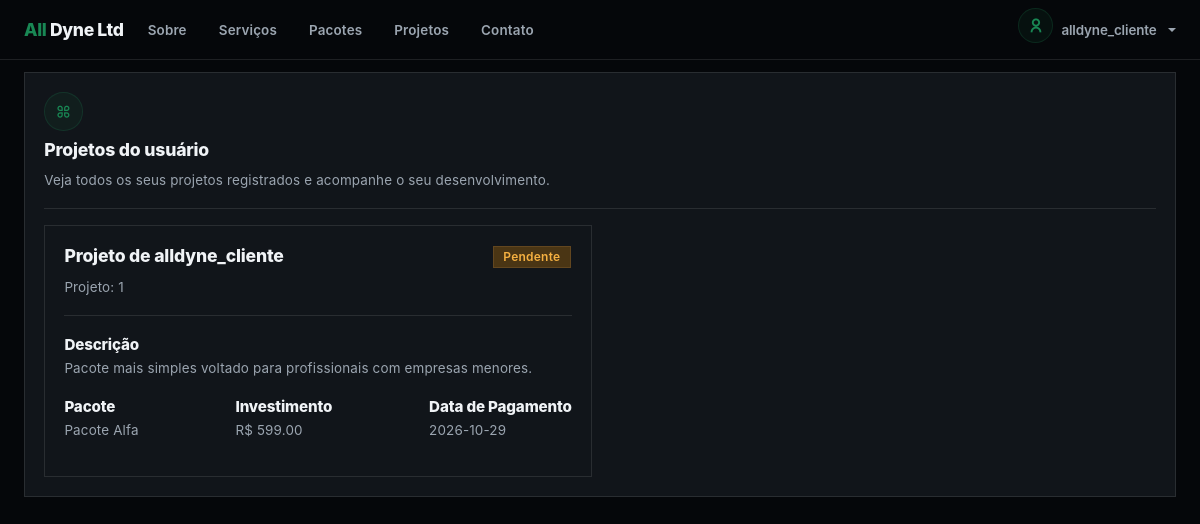
/account/projects.php (signed in), run on the app's committed database.
### tables this page shows
CREATE TABLE `projects` (
  `project_id` int(11) NOT NULL,
  `user_id` int(11) NOT NULL,
  `package_id` int(11) NOT NULL,
  `name` varchar(100) NOT NULL,
  `price` decimal(10,2) NOT NULL,
  `status` enum('Pendente','Desenvolvendo','Concluído','Cancelado') NOT NULL DEFAULT 'Pendente',
  `date_register` date NOT NULL DEFAULT current_timestamp()
);

CREATE TABLE `packages` (
  `id` int(11) NOT NULL,
  `name` varchar(100) NOT NULL,
  `price` decimal(10,2) NOT NULL,
  `description` varchar(255) NOT NULL
);

### app/config/config.php (called while the page is built, shortened)
<?php
function e(?string $value): string
{
    return htmlspecialchars($value ?? '', ENT_QUOTES, 'UTF-8');
}
?>

### account/projects.php (the view, shortened to what this page needs)
<?php
require_once __DIR__ . '/../app/config/config.php';
require_once BASE_PATH . '/app/middleware/auth.php';
$id = $_SESSION['id'] ?? '';
$stmt = mysqli_prepare($conn, "SELECT projects.project_id, projects.name AS project_name, projects.price, projects.status, projects.date_register, users.name AS user_name, packages.name AS package_name, packages.description AS package_description
FROM projects INNER JOIN users ON projects.user_id = users.id INNER JOIN packages ON projects.package_id = packages.id WHERE projects.user_id = ? ORDER BY projects.date_register DESC, projects.project_id DESC");
mysqli_stmt_bind_param($stmt, "i", $id);
mysqli_stmt_execute($stmt);
$result_projects = mysqli_stmt_get_result($stmt);
$projects = mysqli_fetch_all($result_projects, MYSQLI_ASSOC);
require_once BASE_PATH . '/components/layout/head.php';
require_once BASE_PATH . '/components/layout/header.php';
?>
<div class="custom-main-container section-spacer">
    <div class="row g-3">
        <div class="col-12">
            <div class="card no-hover">
                <div class="card-body">
                    <div class="icon-box"><i class="ri-apps-line"></i></div>
                    <h3 class="card-title">Projetos do Usuário</h3>
                    <p>Veja todos os seus projetos registrados e acompanhe o seu desenvolvimento.</p>
                    <hr>
                    <div class="projects-list overflow-x-hidden">
                        <div class="row g-3">
                            <?php if (!empty($projects)): ?>
                                <?php foreach ($projects as $project): ?>
                                    <?php
                                    $status_class = 'yellow';
                                    ?>
                                    <div class="col-12 col-md-6">
                                        <div class="card no-hover h-100">
                                            <div class="card-body d-flex flex-column">
                                                <div>
                                                    <h3 class="card-title col-6"><?= e($project['project_name'])?></h3>
                                                    <p>Projeto: <?= $project['project_id']?></p>
                                                    <hr>
                                                </div>
                                                <div>
                                                    <span class="span-highlight">Descrição</span>
                                                    <p><?= e($project['package_description'])?></p>
                                                </div>
                                                <div class="d-flex flex-wrap gap-3 justify-content-between mt-auto">
                                                    <div>
                                                        <span class="span-highlight">Pacote</span>
                                                        <p><?= e($project['package_name'])?></p>
                                                    </div>
                                                    <div>
                                                        <span class="span-highlight">Investimento</span>
                                                        <p>R$ <?= e($project['price'])?></p>
                                                    </div>
                                                    <div>
                                                        <span class="span-highlight">Data de Pagamento</span>
                                                        <p><?= e($project['date_register'])?></p>
                                                    </div>
                                                </div>
                                                <span class="badge secondary top <?= $status_class?>"><?= e($project['status'])?></span>
                                            </div>
                                        </div>
                                    </div>
                                <?php endforeach; ?>
                            <?php endif; ?>
                        </div>
                    </div>
                </div>
            </div>
        </div>
    </div>
</div>
<?php require_once BASE_PATH . '/components/layout/scripts.php'; ?>

### assets/css/index.css (style rules this page uses)
* { padding: 0; margin: 0; box-sizing: border-box; list-style: none; }
:root { --color-primary: #198754; --color-primary-border: #19875433; --color-primary-background: #19875414; --color-background: #05070a; --color-card: #11151a; --color-border: #ffffff1a; --color-input: #1a1f26; --color-title: #f0f3f6; --color-text: #9ba5b0; --color-warning: #f5b041; --color-warning-border: #62461f; --color-warning-background: #4a3514; --color-danger: #e74c3c; --color-danger-border: #63261f; --color-danger-background: #4c1c17; --neon-shadow: 0 0 6px rgba(25, 135, 84, 0.25), 0 0 18px rgba(25, 135, 84, 0.12); --font-size-xxl: clamp(2rem, 4vw + 1rem, 3.2rem); --font-size-xl: clamp(1.4rem, 2.2vw + 1rem, 2.1rem); --font-size-lg: 1.1rem; --font-size-md: 0.95rem; --font-size-sm: 0.84rem; --font-weight-bold: 800; --font-weight-semibold: 600; --font-weight-regular: 400; }
html { scroll-behavior: smooth; }
body { overflow-x: hidden; background-color: var(--color-background); color: var(--color-text); font-family: "Inter", sans-serif !important; font-size: var(--font-size-md); font-weight: var(--font-weight-regular); line-height: 1.65; letter-spacing: 0.01em; -webkit-font-smoothing: antialiased; }
hr { color: var(--color-border); opacity: 1; }
h1, h2, h3, h4, h5, h6, span { color: var(--color-title); letter-spacing: -0.01em; }
p { color: var(--color-text); line-height: 1.7; margin-bottom: 0.9rem; }
.custom-main-container, .custom-main-container-fluid { width: 100%; margin-inline: auto; padding-inline: 1.5rem; }
.custom-main-container { max-width: 1200px; }
.section-spacer { padding-top: 72px; padding-bottom: 72px; }
.icon-box { flex-shrink: 0; width: 2.4rem !important; height: 2.4rem !important; display: flex; justify-content: center; align-items: center; background: var(--color-primary-background); color: var(--color-primary); font-size: 0.95rem; border: 1px solid var(--color-primary-border); margin-bottom: 0.5rem; border-radius: 50%; }
.card { background: var(--color-card) !important; border: 1px solid var(--color-border) !important; border-radius: 0 !important; color: var(--color-text); transition: 0.2s ease; }
.card .card-body { position: relative; padding: 1.2rem; }
.card .card-body .card-title { color: var(--color-title); font-size: var(--font-size-lg); font-weight: var(--font-weight-bold); margin-bottom: 0.6rem; }
.card .card-body p { font-size: var(--font-size-sm); }
.card .card-body .badge.primary, .badge.secondary.top { position: absolute; top: 1.25rem; right: 1.25rem; }
.card, .table-container, .projects-list { scrollbar-width: none; -ms-overflow-style: none; }
.card .span-highlight { font-weight: var(--font-weight-bold); }
.badge.primary, .badge.secondary { padding: 0.25rem 0.6rem; font-size: 0.75rem !important; font-weight: var(--font-weight-semibold); border-radius: 0; display: inline-block; letter-spacing: 0.02em; }
.badge.secondary { background: var(--color-input); border: 1px solid var(--color-border); color: var(--color-text) !important; border-radius: 0 !important; }
.badge.secondary.yellow { background: var(--color-warning-background); border: 1px solid var(--color-warning-border); color: var(--color-warning) !important; }
.projects-list { max-height: 50vh; overflow-y: auto; }
.btn, .nav-item a, .card-title { text-transform: lowercase !important; }
.btn::first-letter, .nav-item a::first-letter, .card-title::first-letter { text-transform: uppercase !important; }

### data on the page
projects: name "projeto de alldyne_cliente", project_id "1", package.description "Pacote mais simples voltado para profissionais com empresas menores.", package.name "Pacote Alfa", price "599.00", date_register "2026-10-29", status "Pendente"

### other printed values
$_SESSION['name'] "alldyne_cliente"
